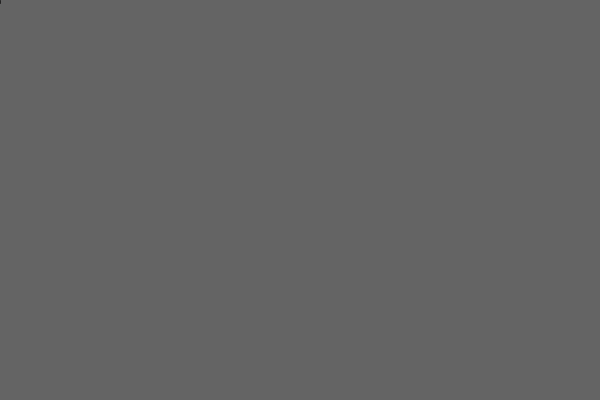
Frame 1 (no input)
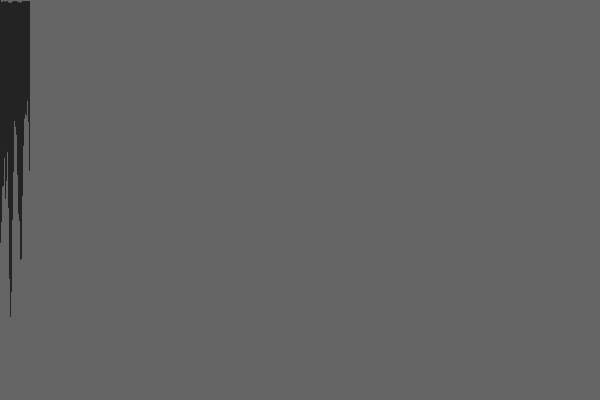
Frame 60 (the mouse pressed at the canvas centre just before this capture)
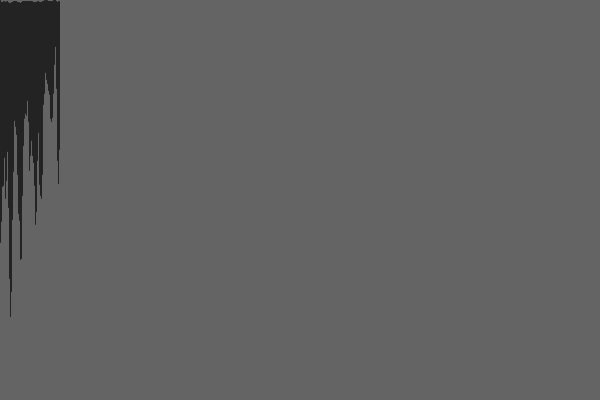
Frame 120 (the mouse held since frame 60 and released just before this capture)

The Processing sketch that drew these frames (run headless with seeded random() and noise(); from frame 60 on, the mouse is pressed at the canvas centre):

// Processing sketch: nothing
// ── nothing.pde
float x = 0;
float pX = 0;
float xSpeed = 0.5;
float y;
float pY = 0;
float yT;
float ytSpeed = 0.1;

void setup() {
  size(600, 400);
  background(100);
  translate(width/2, height/2);
}

void draw() {
  y = noise(yT);
  yT += ytSpeed;
  stroke(35);
  line(x, (y * 5), pX, pY);
  x += xSpeed;
  pX = x;
  pY = y * height;
  if(x > width) {
   noLoop(); 
  }
}
